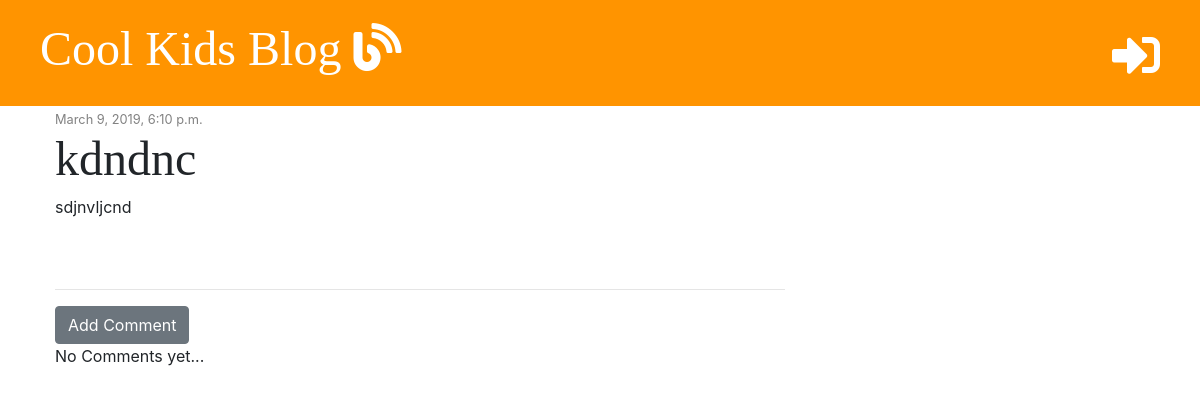
The app's page /post/7/, older data.
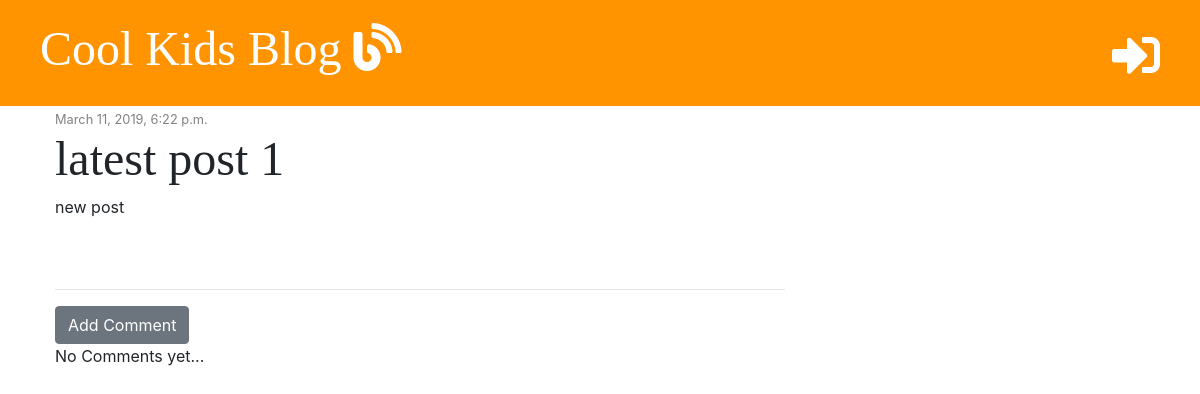
The same page, newer data.
### blog/models.py (models this page shows, shortened)
class Post(models.Model):
    author = models.ForeignKey('auth.User', on_delete=models.CASCADE)
    title = models.CharField(max_length=200)
    text = models.TextField()
    created_date = models.DateTimeField(default=timezone.now)
    published_date = models.DateTimeField(blank=True, null=True)

### blog/views.py (the view)
# urls.py: path('post/<int:pk>/', views.post_detail, name='post_detail'),
def post_detail(request, pk):
    post = get_object_or_404(Post, pk=pk)
    stuff_for_frontend = {'post' : post}
    return render(request, 'blog/post_detail.html', stuff_for_frontend)

### blog/templates/blog/post_detail.html (shortened to what this page needs)
{% extends 'blog/base.html' %}
{% block content %}
    <div class="post">
        {% if post.published_date %}
            <div class="date">
                <small>{{ post.published_date }}</small>
            </div>
            {% else %}
                  <a href="{% url 'post_publish' pk=post.pk %}" class="btn btn-primary">Publish</a>
        {% endif %}
        <h1>{{ post.title }}</h1>
        <p>{{ post.text|linebreaksbr }}</p>
    </div>
    <hr>
    <a href="{% url 'add_comment_to_post' pk=post.pk %}" class="btn btn-secondary">Add Comment</a>
    {% for comment in post.comments.all %}
        <div class="comment">
          <div class="date">
            {{ comment.created_date }}
          </div>
          <strong>{{ comment.author }}</strong>
          <p>{{ comment.text }}</p>
        </div>
    {% empty %}
          <p>No Comments yet...</p>
    {% endfor %}
{% endblock %}

Row changes from the older to the newer data that the page shows:
changed Post: published_date "March 9, 2019, 6:10 p.m." → "March 11, 2019, 6:22 p.m."; title "kdndnc" → "latest post 1"; text "sdjnvljcnd" → "new post"
